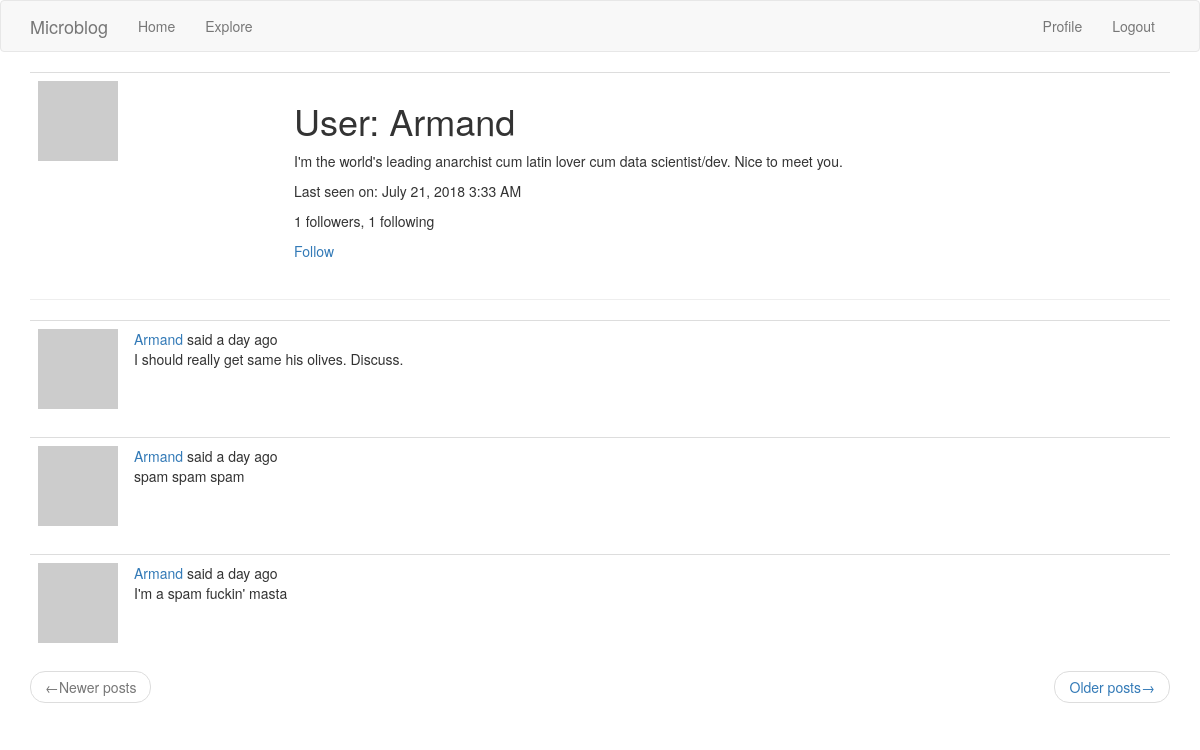
The page /user/armand (signed in) on the database its author committed.
### app/models.py (models this page shows, shortened)
class User(UserMixin, db.Model):
    id = db.Column(db.Integer, primary_key=True)
    username = db.Column(db.String(64), index=True, unique=True)
    email = db.Column(db.String(120), index=True, unique=True)
    password_hash = db.Column(db.String(128))
    posts = db.relationship('Post', backref='author', lazy='dynamic')
    def avatar(self, size):
        digest = md5(self.email.lower().encode('utf-8')).hexdigest()
        return 'https://www.gravatar.com/avatar/{}?d=identicon&s={}'.format(digest, size)
    about_me = db.Column(db.String(140))
    last_seen = db.Column(db.DateTime, default=datetime.utcnow)
    followed = db.relationship(
        'User', secondary=followers,
        primaryjoin=(followers.c.follower_id == id),
        secondaryjoin=(followers.c.followed_id == id),
        backref=db.backref('followers', lazy='dynamic'), lazy='dynamic')
    def is_following(self, user):
        return self.followed.filter(followers.c.followed_id == user.id).count() > 0

class Post(db.Model):
    id = db.Column(db.Integer, primary_key=True)
    body = db.Column(db.String(140))
    timestamp = db.Column(db.DateTime, index=True, default=datetime.utcnow)
    user_id = db.Column(db.Integer, db.ForeignKey('user.id'))

### app/routes.py (the view)
@app.route('/user/<username>')
@login_required
def user(username):
    user = User.query.filter_by(username=username).first_or_404()
    page = request.args.get('page', 1, type=int)
    posts = user.posts.order_by(Post.timestamp.desc()).paginate(
        page, app.config['POSTS_PER_PAGE'], False)
    next_url = url_for('user', username=user.username, page=posts.next_num) \
        if posts.has_next else None
    prev_url = url_for('user', username=user.username, page=posts.prev_num) \
        if posts.has_prev else None
    return render_template('user.html', user=user, posts=posts.items,
                            next_url=next_url, prev_url=prev_url)

### app/models.py (called while the page is built)
@login.user_loader
def load_user(id):
    return User.query.get(int(id))

### app/routes.py (called while the page is built)
@app.before_request
def before_request():
    if current_user.is_authenticated:
        current_user.last_seen = datetime.utcnow()
        db.session.commit()
    g.locale = str(get_locale())

### app/templates/user.html
{% extends "base.html" %}
{% block app_content %}
    <table class="table table-hover">
    <tr>
        <td width="256px"><img src="{{ user.avatar(256) }}"></td>
        <td>
            <h1>{{ _('User') }}: {{ user.username.capitalize() }}</h1>
            {% if user.about_me %}<p>{{ user.about_me }}</p>{% endif %}
            {% if user.last_seen %}<p>{{ _('Last seen on') }}: {{ moment(user.last_seen).format('LLL') }}</p>{% endif %}
            <p>{{ _('%(count)d followers', count=user.followers.count()) }}, {{ _('%(count)d following', count=user.followed.count()) }}</p>
            {% if user == current_user %}
            <p><a href="{{ url_for('edit_profile') }}">{{ _('Edit your profile') }}</a></p>
            {% elif not current_user.is_following(user) %}
            <p><a href="{{ url_for('follow', username=user.username) }}">{{ _('Follow') }}</a></p>
            {% else %}
            <p><a href="{{ url_for('unfollow', username=user.username) }}">{{ _('Unfollow') }}</a></p>
            {% endif %}
        </td>
        </tr>
    </table>
    <hr>
    {% for post in posts %}
        {% include '_post.html' %}
    {% endfor %}
    <nav aria-label="...">
        <ul class="pager">
            <li class="previous{% if not prev_url %} disabled{% endif %}">
                <a href="{{ prev_url or '#' }}">
                    <span aria-hidden="true">&larr;</span>{{ _('Newer posts') }}</a>
            </li>
            <li class="next{% if not next_url %} disabled{% endif %}">
                <a href="{{ next_url or '#' }}">{{ _('Older posts') }}<span aria-hidden="true">&rarr;</span>
                </a>
            </li>
        </ul>
    </nav>
{% endblock %}

### app/templates/_post.html (shortened to what this page needs)
<table class="table table-hover">
    <tr>
        <td width="70px">
            <a href="{{ url_for('user', username=post.author.username) }}">
                <img src="{{ post.author.avatar(70) }}" />
            </a>
        </td>
        <td>
            {{ _('%(username)s said %(when)s', username=user_link, when=moment(post.timestamp).fromNow()) }}
            <br>
            {{ post.body }}
        </td>
    </tr>
</table>

### rows shown on the page
User: username "Armand", about_me "I'm the world's leading anarchist cum latin lover cum data scientist/dev. Nice to meet you.", last_seen "July 21, 2018 3:33 AM"
Post: body "I should really get same his olives. Discuss."
Post: body "spam spam spam"
Post: body "I'm a spam fuckin' masta"
